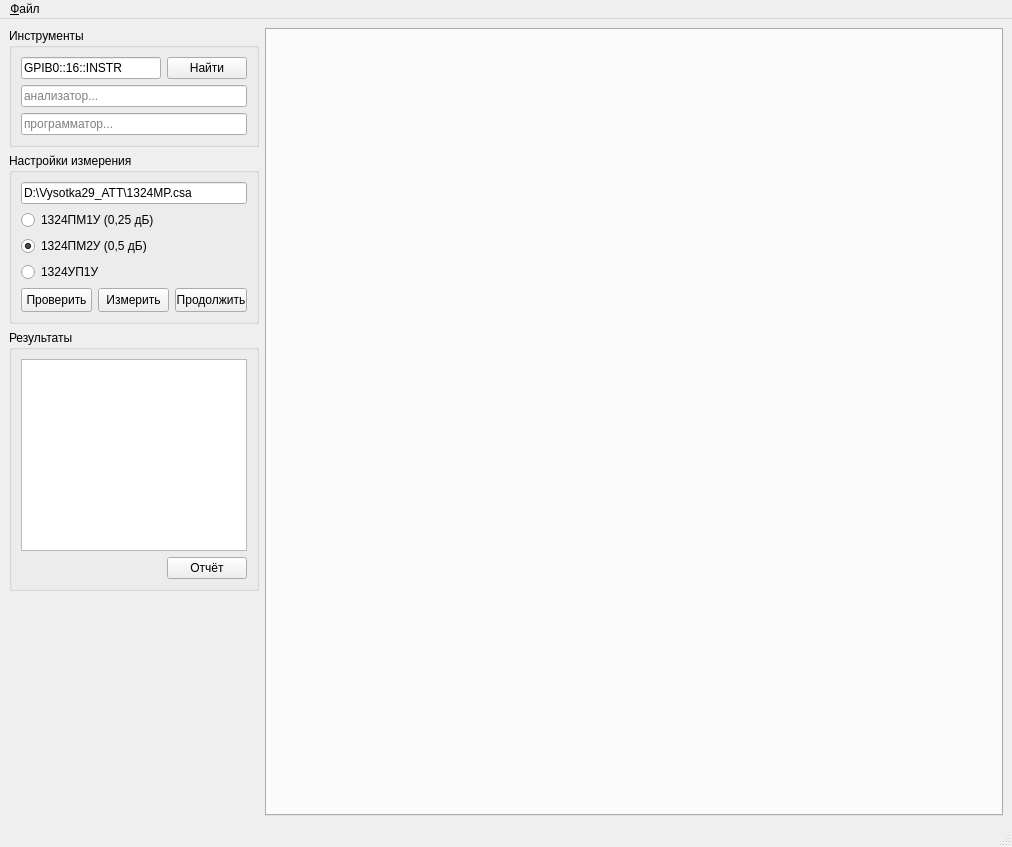
<?xml version="1.0" encoding="UTF-8"?>
<ui version="4.0">
 <class>MainWindow</class>
 <widget class="QMainWindow" name="MainWindow">
  <property name="geometry">
   <rect>
    <x>0</x>
    <y>0</y>
    <width>1012</width>
    <height>847</height>
   </rect>
  </property>
  <property name="windowTitle">
   <string>Измерение параметров аттенюаторов</string>
  </property>
  <widget class="QWidget" name="centralwidget">
   <layout class="QHBoxLayout" name="horizontalLayout_4">
    <item>
     <layout class="QVBoxLayout" name="verticalLayout_3">
      <property name="sizeConstraint">
       <enum>QLayout::SetMinimumSize</enum>
      </property>
      <item>
       <widget class="QGroupBox" name="grpInstrument">
        <property name="sizePolicy">
         <sizepolicy hsizetype="Minimum" vsizetype="Minimum">
          <horstretch>0</horstretch>
          <verstretch>0</verstretch>
         </sizepolicy>
        </property>
        <property name="maximumSize">
         <size>
          <width>250</width>
          <height>16777215</height>
         </size>
        </property>
        <property name="title">
         <string>Инструменты</string>
        </property>
        <layout class="QVBoxLayout" name="verticalLayout">
         <item>
          <layout class="QHBoxLayout" name="horizontalLayout">
           <item>
            <widget class="QLineEdit" name="editAnalyzerAddr">
             <property name="text">
              <string>GPIB0::16::INSTR</string>
             </property>
             <property name="placeholderText">
              <string>адрес анализатора...</string>
             </property>
            </widget>
           </item>
           <item>
            <widget class="QPushButton" name="btnConnect">
             <property name="text">
              <string>Найти</string>
             </property>
            </widget>
           </item>
          </layout>
         </item>
         <item>
          <widget class="QLineEdit" name="editAnalyzer">
           <property name="placeholderText">
            <string>анализатор...</string>
           </property>
          </widget>
         </item>
         <item>
          <widget class="QLineEdit" name="editProgr">
           <property name="placeholderText">
            <string>программатор...</string>
           </property>
          </widget>
         </item>
        </layout>
       </widget>
      </item>
      <item>
       <widget class="QGroupBox" name="grpSetup">
        <property name="sizePolicy">
         <sizepolicy hsizetype="Minimum" vsizetype="Minimum">
          <horstretch>0</horstretch>
          <verstretch>0</verstretch>
         </sizepolicy>
        </property>
        <property name="maximumSize">
         <size>
          <width>250</width>
          <height>16777215</height>
         </size>
        </property>
        <property name="title">
         <string>Настройки измерения</string>
        </property>
        <layout class="QVBoxLayout" name="verticalLayout_2">
         <item>
          <widget class="QLineEdit" name="editCalibFile">
           <property name="text">
            <string>D:\Vysotka29_ATT\1324MP.csa</string>
           </property>
           <property name="placeholderText">
            <string>имя калибровочного файла</string>
           </property>
          </widget>
         </item>
         <item>
          <widget class="QRadioButton" name="radioPm1u">
           <property name="text">
            <string>1324ПМ1У (0,25 дБ)</string>
           </property>
          </widget>
         </item>
         <item>
          <widget class="QRadioButton" name="radioPm2u">
           <property name="text">
            <string>1324ПМ2У (0,5 дБ)</string>
           </property>
           <property name="checked">
            <bool>true</bool>
           </property>
          </widget>
         </item>
         <item>
          <widget class="QRadioButton" name="radioAmp">
           <property name="text">
            <string>1324УП1У</string>
           </property>
          </widget>
         </item>
         <item>
          <layout class="QHBoxLayout" name="horizontalLayout_2">
           <item>
            <spacer name="horizontalSpacer_3">
             <property name="orientation">
              <enum>Qt::Horizontal</enum>
             </property>
             <property name="sizeHint" stdset="0">
              <size>
               <width>40</width>
               <height>20</height>
              </size>
             </property>
            </spacer>
           </item>
           <item>
            <widget class="QPushButton" name="btnCheck">
             <property name="sizePolicy">
              <sizepolicy hsizetype="Minimum" vsizetype="Fixed">
               <horstretch>0</horstretch>
               <verstretch>0</verstretch>
              </sizepolicy>
             </property>
             <property name="minimumSize">
              <size>
               <width>0</width>
               <height>24</height>
              </size>
             </property>
             <property name="text">
              <string>Проверить</string>
             </property>
            </widget>
           </item>
           <item>
            <widget class="QPushButton" name="btnMeasure">
             <property name="enabled">
              <bool>true</bool>
             </property>
             <property name="sizePolicy">
              <sizepolicy hsizetype="Minimum" vsizetype="Fixed">
               <horstretch>0</horstretch>
               <verstretch>0</verstretch>
              </sizepolicy>
             </property>
             <property name="minimumSize">
              <size>
               <width>0</width>
               <height>24</height>
              </size>
             </property>
             <property name="text">
              <string>Измерить</string>
             </property>
            </widget>
           </item>
           <item>
            <widget class="QPushButton" name="btnContinue">
             <property name="sizePolicy">
              <sizepolicy hsizetype="Minimum" vsizetype="Fixed">
               <horstretch>0</horstretch>
               <verstretch>0</verstretch>
              </sizepolicy>
             </property>
             <property name="minimumSize">
              <size>
               <width>0</width>
               <height>24</height>
              </size>
             </property>
             <property name="text">
              <string>Продолжить</string>
             </property>
            </widget>
           </item>
          </layout>
         </item>
        </layout>
       </widget>
      </item>
      <item>
       <widget class="QGroupBox" name="grpResult">
        <property name="sizePolicy">
         <sizepolicy hsizetype="Minimum" vsizetype="Minimum">
          <horstretch>0</horstretch>
          <verstretch>0</verstretch>
         </sizepolicy>
        </property>
        <property name="maximumSize">
         <size>
          <width>250</width>
          <height>16777215</height>
         </size>
        </property>
        <property name="title">
         <string>Результаты</string>
        </property>
        <layout class="QVBoxLayout" name="verticalLayout_4">
         <item>
          <widget class="QTableView" name="tableResult">
           <property name="minimumSize">
            <size>
             <width>0</width>
             <height>0</height>
            </size>
           </property>
           <property name="maximumSize">
            <size>
             <width>16777215</width>
             <height>16777215</height>
            </size>
           </property>
           <property name="selectionMode">
            <enum>QAbstractItemView::SingleSelection</enum>
           </property>
           <property name="selectionBehavior">
            <enum>QAbstractItemView::SelectRows</enum>
           </property>
           <attribute name="horizontalHeaderHighlightSections">
            <bool>false</bool>
           </attribute>
           <attribute name="horizontalHeaderStretchLastSection">
            <bool>false</bool>
           </attribute>
           <attribute name="verticalHeaderVisible">
            <bool>false</bool>
           </attribute>
           <attribute name="verticalHeaderHighlightSections">
            <bool>false</bool>
           </attribute>
          </widget>
         </item>
         <item>
          <layout class="QHBoxLayout" name="horizontalLayout_3">
           <item>
            <spacer name="horizontalSpacer_2">
             <property name="orientation">
              <enum>Qt::Horizontal</enum>
             </property>
             <property name="sizeHint" stdset="0">
              <size>
               <width>40</width>
               <height>20</height>
              </size>
             </property>
            </spacer>
           </item>
           <item>
            <widget class="QPushButton" name="btnReport">
             <property name="sizePolicy">
              <sizepolicy hsizetype="Fixed" vsizetype="Fixed">
               <horstretch>0</horstretch>
               <verstretch>0</verstretch>
              </sizepolicy>
             </property>
             <property name="text">
              <string>Отчёт</string>
             </property>
            </widget>
           </item>
          </layout>
         </item>
        </layout>
       </widget>
      </item>
      <item>
       <spacer name="verticalSpacer">
        <property name="orientation">
         <enum>Qt::Vertical</enum>
        </property>
        <property name="sizeHint" stdset="0">
         <size>
          <width>20</width>
          <height>40</height>
         </size>
        </property>
       </spacer>
      </item>
     </layout>
    </item>
    <item>
     <widget class="QTabWidget" name="tabWidget">
      <property name="sizePolicy">
       <sizepolicy hsizetype="Expanding" vsizetype="Expanding">
        <horstretch>0</horstretch>
        <verstretch>0</verstretch>
       </sizepolicy>
      </property>
      <property name="currentIndex">
       <number>-1</number>
      </property>
     </widget>
    </item>
   </layout>
  </widget>
  <widget class="QMenuBar" name="menubar">
   <property name="geometry">
    <rect>
     <x>0</x>
     <y>0</y>
     <width>1012</width>
     <height>21</height>
    </rect>
   </property>
   <widget class="QMenu" name="menu">
    <property name="title">
     <string>&amp;Файл</string>
    </property>
    <addaction name="actExit"/>
   </widget>
   <addaction name="menu"/>
  </widget>
  <widget class="QStatusBar" name="statusbar"/>
  <action name="actExit">
   <property name="text">
    <string>Выход</string>
   </property>
   <property name="toolTip">
    <string>Выйти из приложения</string>
   </property>
   <property name="statusTip">
    <string>Выйти из приложения</string>
   </property>
  </action>
 </widget>
 <resources/>
 <connections>
  <connection>
   <sender>actExit</sender>
   <signal>triggered()</signal>
   <receiver>MainWindow</receiver>
   <slot>close()</slot>
   <hints>
    <hint type="sourcelabel">
     <x>-1</x>
     <y>-1</y>
    </hint>
    <hint type="destinationlabel">
     <x>361</x>
     <y>238</y>
    </hint>
   </hints>
  </connection>
 </connections>
</ui>
